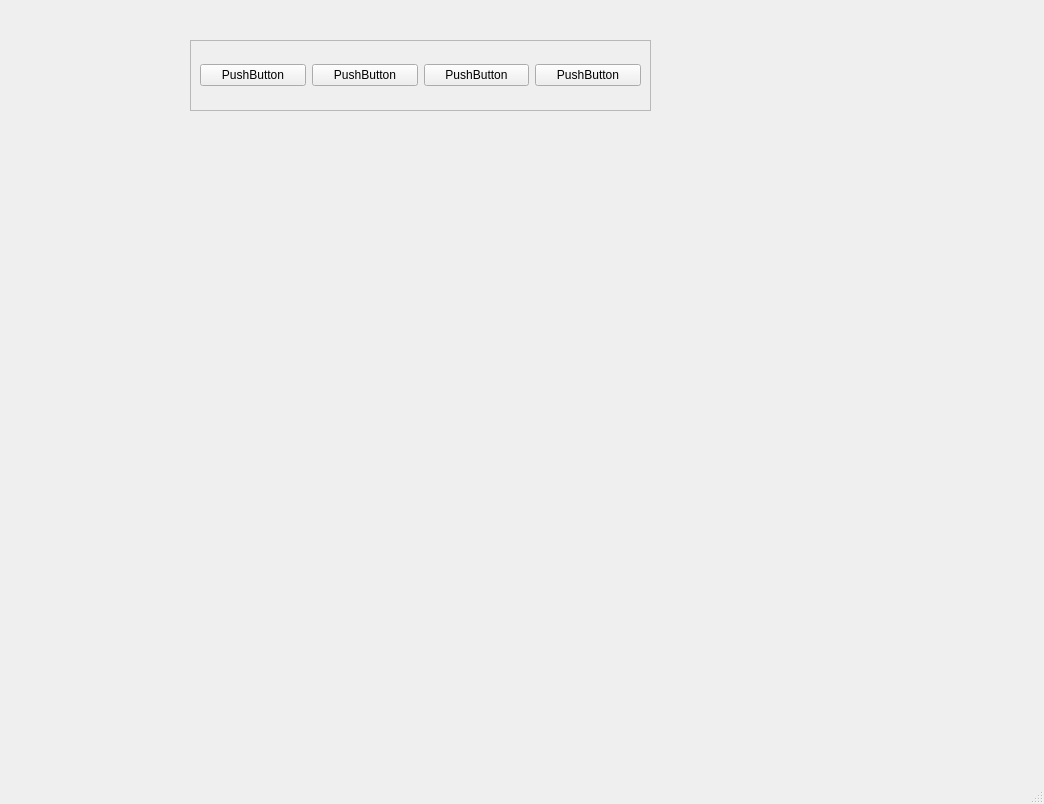
<?xml version="1.0" encoding="UTF-8"?>
<ui version="4.0">
 <class>MainWindow</class>
 <widget class="QMainWindow" name="MainWindow">
  <property name="geometry">
   <rect>
    <x>0</x>
    <y>0</y>
    <width>1044</width>
    <height>804</height>
   </rect>
  </property>
  <property name="windowTitle">
   <string>MainWindow</string>
  </property>
  <widget class="QWidget" name="centralwidget">
   <widget class="QFrame" name="frame">
    <property name="geometry">
     <rect>
      <x>190</x>
      <y>40</y>
      <width>461</width>
      <height>71</height>
     </rect>
    </property>
    <property name="frameShape">
     <enum>QFrame::StyledPanel</enum>
    </property>
    <property name="frameShadow">
     <enum>QFrame::Raised</enum>
    </property>
    <layout class="QHBoxLayout" name="horizontalLayout">
     <item>
      <widget class="QPushButton" name="pushButton">
       <property name="text">
        <string>PushButton</string>
       </property>
      </widget>
     </item>
     <item>
      <widget class="QPushButton" name="pushButton_2">
       <property name="text">
        <string>PushButton</string>
       </property>
      </widget>
     </item>
     <item>
      <widget class="QPushButton" name="pushButton_3">
       <property name="text">
        <string>PushButton</string>
       </property>
      </widget>
     </item>
     <item>
      <widget class="QPushButton" name="pushButton_4">
       <property name="text">
        <string>PushButton</string>
       </property>
      </widget>
     </item>
    </layout>
   </widget>
  </widget>
  <widget class="QMenuBar" name="menubar">
   <property name="geometry">
    <rect>
     <x>0</x>
     <y>0</y>
     <width>1044</width>
     <height>26</height>
    </rect>
   </property>
  </widget>
  <widget class="QStatusBar" name="statusbar"/>
 </widget>
 <resources/>
 <connections/>
</ui>
